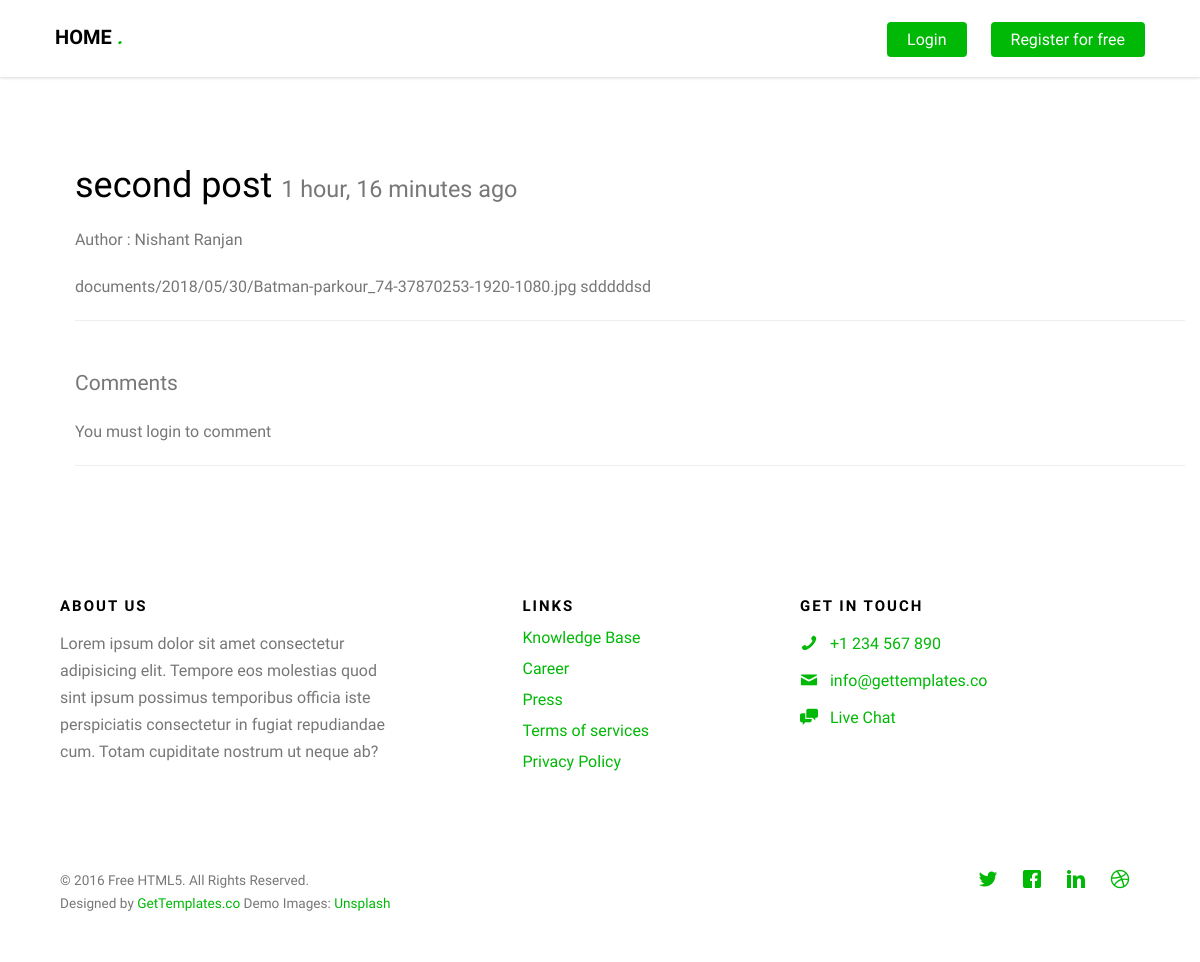
Screenshot of /posts/content/second-post/ with the database file from the repository.
### posts/models.py (models this page shows, shortened)
class Post(models.Model):
	user = models.ForeignKey(settings.AUTH_USER_MODEL, default=1)
	title = models.CharField(max_length=120)
	slug = models.SlugField(unique=True)
	image = models.ImageField(upload_to=upload_location,
		null=True,
		blank=True,
		height_field="height_field",
		width_field="width_field")
	video = models.FileField(
				upload_to=upload_location,
				validators=[validate_file_extension],
				null=True,
				blank=True,
			)
	height_field = models.IntegerField(default=0)
	width_field = models.IntegerField(default=0)
	content = models.TextField()
	draft = models.BooleanField(default=False)
	updated = models.DateTimeField(auto_now=True, auto_now_add=False)
	timestamp = models.DateTimeField(auto_now=False, auto_now_add=True)
	objects = PostManager()
	class Meta:
		ordering = ["-timestamp", "-updated"]
	@property
	def comments(self):
		instance = self
		qs = Comment.objects.filter_by_instance(instance)
		return qs
	@property
	def get_content_type(self):
		instance = self
		content_type = ContentType.objects.get_for_model(instance.__class__)
		return content_type

### posts/views.py (the view, shortened to what this page needs)
# urls.py: url(r'^content/(?P<slug>[\w-]+)/$', post_content, name="content"),
def post_content(request, slug):
	instance = get_object_or_404(Post, slug=slug)
	if instance.draft:
		if not request.user.is_active or not request.user.is_staff:
			raise Http404
	initial_data = {
		"content_type" : instance.get_content_type,
		"object_id" : instance.id
	}
	form = CommentForm(request.POST or None, initial=initial_data)
	comments = instance.comments
	context = {
		"title" : instance.title,
		"instance" : instance,
		"comments" : comments,
		"comment_form" : form,
	}
	return render(request, "post_content.html", context)

### comments/models.py (called while the page is built)
	def filter_by_instance(self, instance):
		content_type = ContentType.objects.get_for_model(instance.__class__)
		obj_id = instance.id
		qs = super(CommentManager, self).filter(content_type=content_type, object_id=obj_id).filter(parent=None)
		return qs

### templates/post_content.html (shortened to what this page needs)
{% extends "base.html" %}
{% load crispy_forms_tags %}
{% block content %}
<div class="col-sm-12">
<h1>
	{{ title }}
	<small>
		{{ instance.timestamp|timesince }} ago
	</small>
</h1>
{% if instance.user.get_full_name %}
<p>Author : {{ instance.user.get_full_name }}</p>
{% endif %}
<div class="content-markdown">
{% if instance.video %}
{{ instance.video }}
{% endif %}
{{ instance.content }}
</div>
<hr>
<br>
<div>
	<p class="lead">Comments</p>
	{% if request.user.is_authenticated %}
	<form method="POST" action="."> {% csrf_token %}
		{{ comment_form|crispy }}
		<input type="submit" value="Post Comment" class="btn btn-default">
	</form>
	{% else %}
	<p>You must login to comment</p>
	{% endif %}
	<hr>
</div>
</div>
{% endblock %}

### static/css/style.css (style rules this page uses)
body { font-family: "Droid Sans", Arial, sans-serif; font-weight: 400; font-size: 16px; line-height: 1.7; color: #777; background: #fff; }
p { margin-bottom: 20px; }
h1, h2, h3, h4, h5, h6, figure { color: #000; font-family: "Droid Sans", Arial, sans-serif; font-weight: 400; margin: 0 0 20px 0; }

### rows the page displays
Post: title "second post", timestamp "1 hour, 16 minutes", user.get_full_name "Nishant Ranjan", video "documents/2018/05/30/Batman-parkour_74-37870253-1920-1080.jpg", content "sdddddsd"
